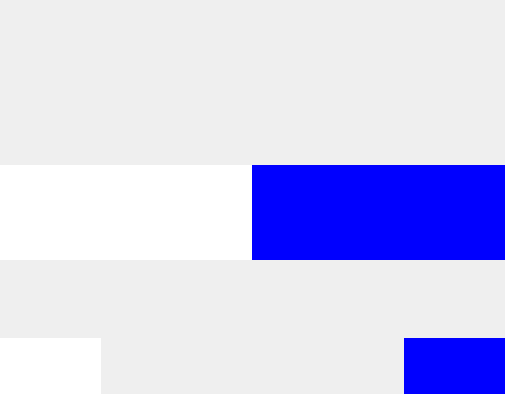
<?xml version="1.0" encoding="UTF-8"?>
<ui version="4.0">
 <class>ScoreViewHorizontal</class>
 <widget class="QWidget" name="ScoreViewHorizontal">
  <property name="geometry">
   <rect>
    <x>0</x>
    <y>0</y>
    <width>505</width>
    <height>394</height>
   </rect>
  </property>
  <property name="cursor">
   <cursorShape>PointingHandCursor</cursorShape>
  </property>
  <property name="windowTitle">
   <string>IpponBoard View</string>
  </property>
  <property name="windowIcon">
   <iconset resource="ipponboard.qrc">
    <normaloff>:/res/images/logo.png</normaloff>:/res/images/logo.png</iconset>
  </property>
  <property name="statusTip">
   <string notr="true"/>
  </property>
  <property name="autoFillBackground">
   <bool>false</bool>
  </property>
  <property name="styleSheet">
   <string notr="true"/>
  </property>
  <layout class="QVBoxLayout" name="verticalLayout_main" stretch="4,7,3,8,3,8">
   <property name="spacing">
    <number>0</number>
   </property>
   <property name="margin">
    <number>0</number>
   </property>
   <item>
    <layout class="QHBoxLayout" name="layout_info_top" stretch="3,2">
     <property name="spacing">
      <number>0</number>
     </property>
     <property name="leftMargin">
      <number>0</number>
     </property>
     <property name="bottomMargin">
      <number>0</number>
     </property>
     <item>
      <widget class="ScaledText" name="text_mat" native="true">
       <property name="sizePolicy">
        <sizepolicy hsizetype="Expanding" vsizetype="Expanding">
         <horstretch>0</horstretch>
         <verstretch>0</verstretch>
        </sizepolicy>
       </property>
       <property name="minimumSize">
        <size>
         <width>0</width>
         <height>40</height>
        </size>
       </property>
       <property name="font">
        <font>
         <weight>50</weight>
         <bold>false</bold>
        </font>
       </property>
       <property name="focusPolicy">
        <enum>Qt::NoFocus</enum>
       </property>
       <property name="toolTip">
        <string notr="true"/>
       </property>
      </widget>
     </item>
     <item>
      <widget class="ScaledText" name="text_weight" native="true">
       <property name="enabled">
        <bool>true</bool>
       </property>
       <property name="sizePolicy">
        <sizepolicy hsizetype="Expanding" vsizetype="Expanding">
         <horstretch>0</horstretch>
         <verstretch>0</verstretch>
        </sizepolicy>
       </property>
       <property name="minimumSize">
        <size>
         <width>0</width>
         <height>40</height>
        </size>
       </property>
       <property name="font">
        <font>
         <weight>50</weight>
         <bold>false</bold>
        </font>
       </property>
       <property name="styleSheet">
        <string notr="true"/>
       </property>
      </widget>
     </item>
    </layout>
   </item>
   <item>
    <layout class="QHBoxLayout" name="layout_info" stretch="2,1,2">
     <property name="spacing">
      <number>0</number>
     </property>
     <property name="topMargin">
      <number>0</number>
     </property>
     <property name="rightMargin">
      <number>0</number>
     </property>
     <property name="bottomMargin">
      <number>0</number>
     </property>
     <item>
      <layout class="QVBoxLayout" name="layout_name_second" stretch="3,2">
       <property name="spacing">
        <number>0</number>
       </property>
       <property name="rightMargin">
        <number>0</number>
       </property>
       <property name="bottomMargin">
        <number>0</number>
       </property>
       <item>
        <widget class="ScaledText" name="text_lastname_second" native="true">
         <property name="sizePolicy">
          <sizepolicy hsizetype="Expanding" vsizetype="Expanding">
           <horstretch>0</horstretch>
           <verstretch>0</verstretch>
          </sizepolicy>
         </property>
         <property name="minimumSize">
          <size>
           <width>20</width>
           <height>20</height>
          </size>
         </property>
         <property name="font">
          <font>
           <weight>50</weight>
           <bold>false</bold>
          </font>
         </property>
        </widget>
       </item>
       <item>
        <widget class="ScaledText" name="text_firstname_second" native="true">
         <property name="sizePolicy">
          <sizepolicy hsizetype="Expanding" vsizetype="Expanding">
           <horstretch>0</horstretch>
           <verstretch>0</verstretch>
          </sizepolicy>
         </property>
         <property name="minimumSize">
          <size>
           <width>20</width>
           <height>20</height>
          </size>
         </property>
        </widget>
       </item>
      </layout>
     </item>
     <item>
      <layout class="QHBoxLayout" name="layout_osaekomi" stretch="7,3,7">
       <property name="spacing">
        <number>0</number>
       </property>
       <property name="leftMargin">
        <number>0</number>
       </property>
       <property name="topMargin">
        <number>0</number>
       </property>
       <property name="rightMargin">
        <number>0</number>
       </property>
       <item>
        <widget class="ScaledText" name="text_hold_clock_second" native="true">
         <property name="sizePolicy">
          <sizepolicy hsizetype="Expanding" vsizetype="Expanding">
           <horstretch>0</horstretch>
           <verstretch>0</verstretch>
          </sizepolicy>
         </property>
         <property name="minimumSize">
          <size>
           <width>0</width>
           <height>0</height>
          </size>
         </property>
         <property name="font">
          <font>
           <weight>50</weight>
           <bold>false</bold>
          </font>
         </property>
         <property name="styleSheet">
          <string notr="true"/>
         </property>
        </widget>
       </item>
       <item>
        <widget class="ScaledImage" name="image_sand_clock" native="true">
         <property name="sizePolicy">
          <sizepolicy hsizetype="Expanding" vsizetype="Expanding">
           <horstretch>0</horstretch>
           <verstretch>0</verstretch>
          </sizepolicy>
         </property>
         <property name="minimumSize">
          <size>
           <width>0</width>
           <height>0</height>
          </size>
         </property>
        </widget>
       </item>
       <item>
        <widget class="ScaledText" name="text_hold_clock_first" native="true">
         <property name="sizePolicy">
          <sizepolicy hsizetype="Expanding" vsizetype="Expanding">
           <horstretch>0</horstretch>
           <verstretch>0</verstretch>
          </sizepolicy>
         </property>
         <property name="minimumSize">
          <size>
           <width>0</width>
           <height>0</height>
          </size>
         </property>
         <property name="font">
          <font>
           <weight>50</weight>
           <bold>false</bold>
          </font>
         </property>
         <property name="styleSheet">
          <string notr="true"/>
         </property>
        </widget>
       </item>
      </layout>
     </item>
     <item>
      <layout class="QVBoxLayout" name="layout_name_first" stretch="3,2">
       <property name="spacing">
        <number>0</number>
       </property>
       <property name="rightMargin">
        <number>0</number>
       </property>
       <property name="bottomMargin">
        <number>0</number>
       </property>
       <item>
        <widget class="ScaledText" name="text_lastname_first" native="true">
         <property name="sizePolicy">
          <sizepolicy hsizetype="Expanding" vsizetype="Expanding">
           <horstretch>0</horstretch>
           <verstretch>0</verstretch>
          </sizepolicy>
         </property>
         <property name="minimumSize">
          <size>
           <width>20</width>
           <height>20</height>
          </size>
         </property>
         <property name="styleSheet">
          <string notr="true"/>
         </property>
        </widget>
       </item>
       <item>
        <widget class="ScaledText" name="text_firstname_first" native="true">
         <property name="sizePolicy">
          <sizepolicy hsizetype="Expanding" vsizetype="Expanding">
           <horstretch>0</horstretch>
           <verstretch>0</verstretch>
          </sizepolicy>
         </property>
         <property name="minimumSize">
          <size>
           <width>20</width>
           <height>20</height>
          </size>
         </property>
        </widget>
       </item>
      </layout>
     </item>
    </layout>
   </item>
   <item>
    <layout class="QHBoxLayout" name="layout_point_names" stretch="1,1,1,1,1,1,0">
     <property name="spacing">
      <number>0</number>
     </property>
     <property name="margin">
      <number>0</number>
     </property>
     <item>
      <widget class="ScaledText" name="text_ippon_desc1" native="true">
       <property name="sizePolicy">
        <sizepolicy hsizetype="Expanding" vsizetype="Expanding">
         <horstretch>0</horstretch>
         <verstretch>0</verstretch>
        </sizepolicy>
       </property>
       <property name="minimumSize">
        <size>
         <width>0</width>
         <height>20</height>
        </size>
       </property>
      </widget>
     </item>
     <item>
      <widget class="ScaledText" name="text_wazaari_desc1" native="true">
       <property name="sizePolicy">
        <sizepolicy hsizetype="Expanding" vsizetype="Expanding">
         <horstretch>0</horstretch>
         <verstretch>0</verstretch>
        </sizepolicy>
       </property>
       <property name="minimumSize">
        <size>
         <width>0</width>
         <height>20</height>
        </size>
       </property>
      </widget>
     </item>
     <item>
      <widget class="ScaledText" name="text_yuko_desc1" native="true">
       <property name="sizePolicy">
        <sizepolicy hsizetype="Expanding" vsizetype="Expanding">
         <horstretch>0</horstretch>
         <verstretch>0</verstretch>
        </sizepolicy>
       </property>
       <property name="minimumSize">
        <size>
         <width>0</width>
         <height>20</height>
        </size>
       </property>
      </widget>
     </item>
     <item>
      <widget class="ScaledText" name="text_ippon_desc2" native="true">
       <property name="sizePolicy">
        <sizepolicy hsizetype="Expanding" vsizetype="Expanding">
         <horstretch>0</horstretch>
         <verstretch>0</verstretch>
        </sizepolicy>
       </property>
       <property name="minimumSize">
        <size>
         <width>0</width>
         <height>20</height>
        </size>
       </property>
      </widget>
     </item>
     <item>
      <widget class="ScaledText" name="text_wazaari_desc2" native="true">
       <property name="sizePolicy">
        <sizepolicy hsizetype="Expanding" vsizetype="Expanding">
         <horstretch>0</horstretch>
         <verstretch>0</verstretch>
        </sizepolicy>
       </property>
       <property name="minimumSize">
        <size>
         <width>0</width>
         <height>20</height>
        </size>
       </property>
      </widget>
     </item>
     <item>
      <widget class="ScaledText" name="text_yuko_desc2" native="true">
       <property name="sizePolicy">
        <sizepolicy hsizetype="Expanding" vsizetype="Expanding">
         <horstretch>0</horstretch>
         <verstretch>0</verstretch>
        </sizepolicy>
       </property>
       <property name="minimumSize">
        <size>
         <width>0</width>
         <height>20</height>
        </size>
       </property>
      </widget>
     </item>
     <item>
      <widget class="ScaledText" name="text_shido_desc" native="true">
       <property name="sizePolicy">
        <sizepolicy hsizetype="Expanding" vsizetype="Expanding">
         <horstretch>0</horstretch>
         <verstretch>0</verstretch>
        </sizepolicy>
       </property>
       <property name="minimumSize">
        <size>
         <width>0</width>
         <height>0</height>
        </size>
       </property>
      </widget>
     </item>
    </layout>
   </item>
   <item>
    <layout class="QHBoxLayout" name="horizontalLayout_2" stretch="0">
     <property name="spacing">
      <number>0</number>
     </property>
     <property name="leftMargin">
      <number>0</number>
     </property>
     <property name="topMargin">
      <number>0</number>
     </property>
     <property name="rightMargin">
      <number>0</number>
     </property>
     <item>
      <layout class="QHBoxLayout" name="layout_score" stretch="1,1,1,1,1,1">
       <property name="spacing">
        <number>0</number>
       </property>
       <property name="margin">
        <number>0</number>
       </property>
       <item>
        <widget class="ScaledText" name="text_ippon_second" native="true">
         <property name="sizePolicy">
          <sizepolicy hsizetype="Expanding" vsizetype="Expanding">
           <horstretch>0</horstretch>
           <verstretch>0</verstretch>
          </sizepolicy>
         </property>
         <property name="minimumSize">
          <size>
           <width>0</width>
           <height>0</height>
          </size>
         </property>
         <property name="font">
          <font>
           <weight>50</weight>
           <bold>false</bold>
          </font>
         </property>
         <property name="styleSheet">
          <string notr="true">background-color: white;</string>
         </property>
        </widget>
       </item>
       <item>
        <layout class="QVBoxLayout" name="layout_wazaari_second" stretch="0">
         <property name="spacing">
          <number>0</number>
         </property>
         <property name="leftMargin">
          <number>0</number>
         </property>
         <item>
          <widget class="ScaledText" name="text_wazaari_second" native="true">
           <property name="sizePolicy">
            <sizepolicy hsizetype="Expanding" vsizetype="Expanding">
             <horstretch>5</horstretch>
             <verstretch>5</verstretch>
            </sizepolicy>
           </property>
           <property name="minimumSize">
            <size>
             <width>0</width>
             <height>0</height>
            </size>
           </property>
           <property name="font">
            <font>
             <weight>50</weight>
             <bold>false</bold>
            </font>
           </property>
           <property name="styleSheet">
            <string notr="true">background-color: white;</string>
           </property>
          </widget>
         </item>
        </layout>
       </item>
       <item>
        <layout class="QVBoxLayout" name="layout_yuko_second" stretch="0">
         <property name="spacing">
          <number>0</number>
         </property>
         <property name="leftMargin">
          <number>0</number>
         </property>
         <property name="topMargin">
          <number>0</number>
         </property>
         <item>
          <widget class="ScaledText" name="text_yuko_second" native="true">
           <property name="sizePolicy">
            <sizepolicy hsizetype="Expanding" vsizetype="Expanding">
             <horstretch>5</horstretch>
             <verstretch>5</verstretch>
            </sizepolicy>
           </property>
           <property name="minimumSize">
            <size>
             <width>0</width>
             <height>0</height>
            </size>
           </property>
           <property name="font">
            <font>
             <weight>50</weight>
             <bold>false</bold>
            </font>
           </property>
           <property name="styleSheet">
            <string notr="true">background-color: white;</string>
           </property>
          </widget>
         </item>
        </layout>
       </item>
       <item>
        <widget class="ScaledText" name="text_ippon_first" native="true">
         <property name="sizePolicy">
          <sizepolicy hsizetype="Expanding" vsizetype="Expanding">
           <horstretch>0</horstretch>
           <verstretch>0</verstretch>
          </sizepolicy>
         </property>
         <property name="minimumSize">
          <size>
           <width>0</width>
           <height>0</height>
          </size>
         </property>
         <property name="font">
          <font>
           <weight>50</weight>
           <bold>false</bold>
          </font>
         </property>
         <property name="styleSheet">
          <string notr="true">background-color: blue;</string>
         </property>
        </widget>
       </item>
       <item>
        <layout class="QVBoxLayout" name="layout_wazaari_first" stretch="0">
         <property name="spacing">
          <number>0</number>
         </property>
         <property name="leftMargin">
          <number>0</number>
         </property>
         <item>
          <widget class="ScaledText" name="text_wazaari_first" native="true">
           <property name="sizePolicy">
            <sizepolicy hsizetype="Expanding" vsizetype="Expanding">
             <horstretch>5</horstretch>
             <verstretch>5</verstretch>
            </sizepolicy>
           </property>
           <property name="minimumSize">
            <size>
             <width>0</width>
             <height>0</height>
            </size>
           </property>
           <property name="font">
            <font>
             <weight>50</weight>
             <bold>false</bold>
            </font>
           </property>
           <property name="styleSheet">
            <string notr="true">background-color: blue;</string>
           </property>
          </widget>
         </item>
        </layout>
       </item>
       <item>
        <layout class="QVBoxLayout" name="layout_yuko_first" stretch="0">
         <property name="spacing">
          <number>0</number>
         </property>
         <property name="leftMargin">
          <number>0</number>
         </property>
         <item>
          <widget class="ScaledText" name="text_yuko_first" native="true">
           <property name="sizePolicy">
            <sizepolicy hsizetype="Expanding" vsizetype="Expanding">
             <horstretch>5</horstretch>
             <verstretch>5</verstretch>
            </sizepolicy>
           </property>
           <property name="minimumSize">
            <size>
             <width>0</width>
             <height>0</height>
            </size>
           </property>
           <property name="font">
            <font>
             <weight>50</weight>
             <bold>false</bold>
            </font>
           </property>
           <property name="styleSheet">
            <string notr="true">background-color: blue;</string>
           </property>
          </widget>
         </item>
        </layout>
       </item>
      </layout>
     </item>
    </layout>
   </item>
   <item>
    <layout class="QHBoxLayout" name="horizontalLayout" stretch="1,1,1,1,2,2,1,1,1,1">
     <property name="topMargin">
      <number>0</number>
     </property>
     <item>
      <widget class="ScaledImage" name="image_shido1_second" native="true">
       <property name="sizePolicy">
        <sizepolicy hsizetype="Expanding" vsizetype="Expanding">
         <horstretch>0</horstretch>
         <verstretch>0</verstretch>
        </sizepolicy>
       </property>
       <property name="minimumSize">
        <size>
         <width>40</width>
         <height>40</height>
        </size>
       </property>
      </widget>
     </item>
     <item>
      <widget class="ScaledImage" name="image_shido2_second" native="true">
       <property name="sizePolicy">
        <sizepolicy hsizetype="Expanding" vsizetype="Expanding">
         <horstretch>0</horstretch>
         <verstretch>0</verstretch>
        </sizepolicy>
       </property>
       <property name="minimumSize">
        <size>
         <width>40</width>
         <height>40</height>
        </size>
       </property>
       <property name="styleSheet">
        <string notr="true"/>
       </property>
      </widget>
     </item>
     <item>
      <widget class="ScaledImage" name="image_shido3_second" native="true">
       <property name="sizePolicy">
        <sizepolicy hsizetype="Expanding" vsizetype="Expanding">
         <horstretch>0</horstretch>
         <verstretch>0</verstretch>
        </sizepolicy>
       </property>
       <property name="minimumSize">
        <size>
         <width>40</width>
         <height>40</height>
        </size>
       </property>
      </widget>
     </item>
     <item>
      <widget class="ScaledImage" name="image_hansokumake_second" native="true">
       <property name="sizePolicy">
        <sizepolicy hsizetype="Expanding" vsizetype="Expanding">
         <horstretch>0</horstretch>
         <verstretch>0</verstretch>
        </sizepolicy>
       </property>
       <property name="minimumSize">
        <size>
         <width>5</width>
         <height>5</height>
        </size>
       </property>
      </widget>
     </item>
     <item>
      <widget class="ScaledImage" name="dummy_second" native="true">
       <property name="sizePolicy">
        <sizepolicy hsizetype="Expanding" vsizetype="Expanding">
         <horstretch>0</horstretch>
         <verstretch>0</verstretch>
        </sizepolicy>
       </property>
       <property name="minimumSize">
        <size>
         <width>5</width>
         <height>5</height>
        </size>
       </property>
      </widget>
     </item>
     <item>
      <widget class="ScaledImage" name="dummy_first" native="true">
       <property name="sizePolicy">
        <sizepolicy hsizetype="Expanding" vsizetype="Expanding">
         <horstretch>0</horstretch>
         <verstretch>0</verstretch>
        </sizepolicy>
       </property>
       <property name="minimumSize">
        <size>
         <width>5</width>
         <height>5</height>
        </size>
       </property>
      </widget>
     </item>
     <item>
      <widget class="ScaledImage" name="image_hansokumake_first" native="true">
       <property name="sizePolicy">
        <sizepolicy hsizetype="Expanding" vsizetype="Expanding">
         <horstretch>0</horstretch>
         <verstretch>0</verstretch>
        </sizepolicy>
       </property>
       <property name="minimumSize">
        <size>
         <width>5</width>
         <height>5</height>
        </size>
       </property>
      </widget>
     </item>
     <item>
      <widget class="ScaledImage" name="image_shido3_first" native="true">
       <property name="sizePolicy">
        <sizepolicy hsizetype="Expanding" vsizetype="Expanding">
         <horstretch>0</horstretch>
         <verstretch>0</verstretch>
        </sizepolicy>
       </property>
       <property name="minimumSize">
        <size>
         <width>40</width>
         <height>40</height>
        </size>
       </property>
      </widget>
     </item>
     <item>
      <widget class="ScaledImage" name="image_shido2_first" native="true">
       <property name="sizePolicy">
        <sizepolicy hsizetype="Expanding" vsizetype="Expanding">
         <horstretch>0</horstretch>
         <verstretch>0</verstretch>
        </sizepolicy>
       </property>
       <property name="minimumSize">
        <size>
         <width>40</width>
         <height>40</height>
        </size>
       </property>
      </widget>
     </item>
     <item>
      <widget class="ScaledImage" name="image_shido1_first" native="true">
       <property name="sizePolicy">
        <sizepolicy hsizetype="Expanding" vsizetype="Expanding">
         <horstretch>0</horstretch>
         <verstretch>0</verstretch>
        </sizepolicy>
       </property>
       <property name="minimumSize">
        <size>
         <width>40</width>
         <height>40</height>
        </size>
       </property>
      </widget>
     </item>
    </layout>
   </item>
   <item>
    <layout class="QHBoxLayout" name="horizontalLayout_bottom" stretch="1,0,3,1">
     <property name="spacing">
      <number>0</number>
     </property>
     <property name="leftMargin">
      <number>0</number>
     </property>
     <property name="topMargin">
      <number>0</number>
     </property>
     <property name="rightMargin">
      <number>0</number>
     </property>
     <item>
      <layout class="QVBoxLayout" name="verticalLayout" stretch="2,3">
       <property name="spacing">
        <number>0</number>
       </property>
       <property name="leftMargin">
        <number>0</number>
       </property>
       <property name="topMargin">
        <number>0</number>
       </property>
       <property name="bottomMargin">
        <number>0</number>
       </property>
       <item>
        <widget class="ScaledText" name="text_score_team_second_label" native="true">
         <property name="sizePolicy">
          <sizepolicy hsizetype="Expanding" vsizetype="Expanding">
           <horstretch>0</horstretch>
           <verstretch>0</verstretch>
          </sizepolicy>
         </property>
         <property name="minimumSize">
          <size>
           <width>20</width>
           <height>20</height>
          </size>
         </property>
         <property name="font">
          <font>
           <weight>50</weight>
           <bold>false</bold>
          </font>
         </property>
        </widget>
       </item>
       <item>
        <widget class="ScaledText" name="text_score_team_second" native="true">
         <property name="sizePolicy">
          <sizepolicy hsizetype="Expanding" vsizetype="Expanding">
           <horstretch>5</horstretch>
           <verstretch>5</verstretch>
          </sizepolicy>
         </property>
         <property name="minimumSize">
          <size>
           <width>0</width>
           <height>0</height>
          </size>
         </property>
         <property name="font">
          <font>
           <weight>50</weight>
           <bold>false</bold>
          </font>
         </property>
         <property name="styleSheet">
          <string notr="true">background-color: white;</string>
         </property>
        </widget>
       </item>
      </layout>
     </item>
     <item>
      <widget class="ScaledImage" name="image_golden_score" native="true">
       <property name="sizePolicy">
        <sizepolicy hsizetype="Minimum" vsizetype="Minimum">
         <horstretch>0</horstretch>
         <verstretch>0</verstretch>
        </sizepolicy>
       </property>
       <property name="minimumSize">
        <size>
         <width>0</width>
         <height>40</height>
        </size>
       </property>
       <property name="styleSheet">
        <string notr="true">border-color: rgb(255, 255, 0);</string>
       </property>
      </widget>
     </item>
     <item>
      <widget class="ScaledText" name="text_main_clock" native="true">
       <property name="sizePolicy">
        <sizepolicy hsizetype="Expanding" vsizetype="Expanding">
         <horstretch>2</horstretch>
         <verstretch>2</verstretch>
        </sizepolicy>
       </property>
       <property name="minimumSize">
        <size>
         <width>20</width>
         <height>20</height>
        </size>
       </property>
       <property name="font">
        <font>
         <weight>50</weight>
         <bold>false</bold>
        </font>
       </property>
       <property name="focusPolicy">
        <enum>Qt::NoFocus</enum>
       </property>
       <property name="toolTip">
        <string notr="true"/>
       </property>
      </widget>
     </item>
     <item>
      <layout class="QVBoxLayout" name="verticalLayout_2" stretch="2,3">
       <property name="spacing">
        <number>0</number>
       </property>
       <property name="leftMargin">
        <number>0</number>
       </property>
       <item>
        <widget class="ScaledText" name="text_score_team_first_label" native="true">
         <property name="sizePolicy">
          <sizepolicy hsizetype="Expanding" vsizetype="Expanding">
           <horstretch>0</horstretch>
           <verstretch>0</verstretch>
          </sizepolicy>
         </property>
         <property name="minimumSize">
          <size>
           <width>20</width>
           <height>20</height>
          </size>
         </property>
         <property name="font">
          <font>
           <weight>50</weight>
           <bold>false</bold>
          </font>
         </property>
        </widget>
       </item>
       <item>
        <widget class="ScaledText" name="text_score_team_first" native="true">
         <property name="sizePolicy">
          <sizepolicy hsizetype="Expanding" vsizetype="Expanding">
           <horstretch>5</horstretch>
           <verstretch>5</verstretch>
          </sizepolicy>
         </property>
         <property name="minimumSize">
          <size>
           <width>0</width>
           <height>0</height>
          </size>
         </property>
         <property name="font">
          <font>
           <weight>50</weight>
           <bold>false</bold>
          </font>
         </property>
         <property name="styleSheet">
          <string notr="true">background-color: blue;</string>
         </property>
        </widget>
       </item>
      </layout>
     </item>
    </layout>
   </item>
  </layout>
 </widget>
 <customwidgets>
  <customwidget>
   <class>ScaledText</class>
   <extends>QWidget</extends>
   <header>../widgets/scaledtext.h</header>
   <container>1</container>
  </customwidget>
  <customwidget>
   <class>ScaledImage</class>
   <extends>QWidget</extends>
   <header>../widgets/scaledimage.h</header>
   <container>1</container>
  </customwidget>
 </customwidgets>
 <resources>
  <include location="ipponboard.qrc"/>
  <include location="ipponboard.qrc"/>
 </resources>
 <connections/>
</ui>
